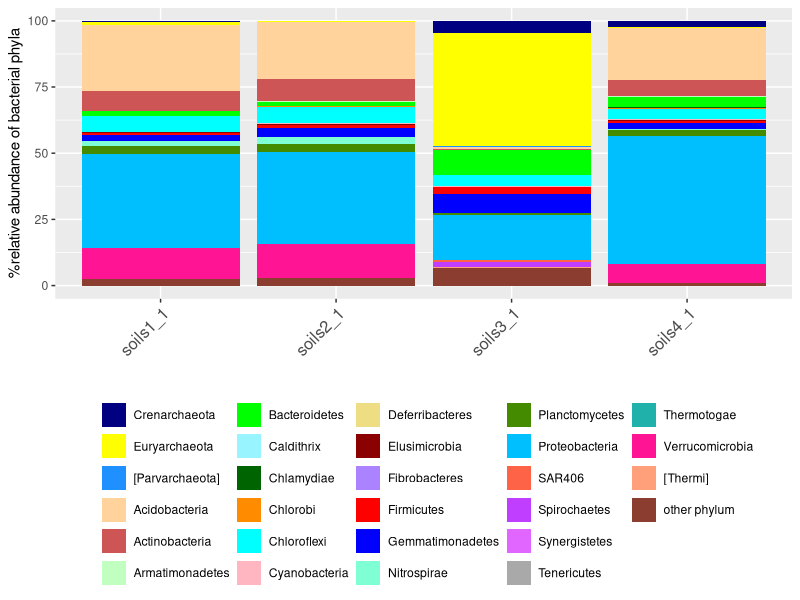

Reproduce this figure in R.
library(reshape2)
library(ggplot2)
library(scales)
data=read.table("phylumex2.txt", sep = "\t", header=T)
head(data)
data1=as.data.frame(t(data[,2:ncol(data)]))
colnames(data1)=data$taxon
data2=cbind(taxon=row.names(data1),data1)
data3=melt(data2,id.var="taxon")
data3
cols=c("Proteobacteria"="deepskyblue","Planctomycetes"="chartreuse4","Caldithrix"="cadetblue1","Actinobacteria"="indianred3","Acidobacteria"="burlywood1","Gemmatimonadetes"="blue","Nitrospirae"="aquamarine","Verrucomicrobia"="deeppink","Armatimonadetes"="darkseagreen1","Fusobacteria"="darksalmon","Elusimicrobia"="darkred","Spirochaetes"="darkorchid1","Chlorobi"="darkorange","Lentisphaerae"="darkolivegreen2","Chlamydiae"="darkgreen","Chloroflexi"="cyan","Tenericutes"="darkgray","Firmicutes"="red","Bacteroidetes"="green","Cyanobacteria"="lightpink","Deferribacteres"="lightgoldenrod","Fibrobacteres"="mediumpurple1","Synergistetes"="mediumorchid1","Thermotogae"="lightseagreen","[Thermi]"="lightsalmon","SAR406"="tomato1","other phylum"="coral4","Crenarchaeota"="navyblue","Euryarchaeota"="yellow1","[Parvarchaeota]"="dodgerblue")
gg<-ggplot(data3,aes(x=taxon,y=value, fill=variable))
gg1=gg+geom_bar(stat="identity", colour='black', size=0)+scale_fill_manual(name="",values = cols)+guides(fill=guide_legend(override.aes=list(colour=NA),ncol=5))+xlab("")+ylab("%relative abundance of bacterial phyla")+theme(axis.text.x=element_text(angle=45,hjust=1, size=12)) #No line border
gg2=gg1+theme(legend.direction="horizontal", legend.position="bottom", legend.box="vertical", legend.title.align=0) #+ scale_fill_discrete(name="")
#gg2
ggsave("Fig2_RelativePhylum.tiff", plot=gg2, width=20, height=25, units="cm",dpi=300)
